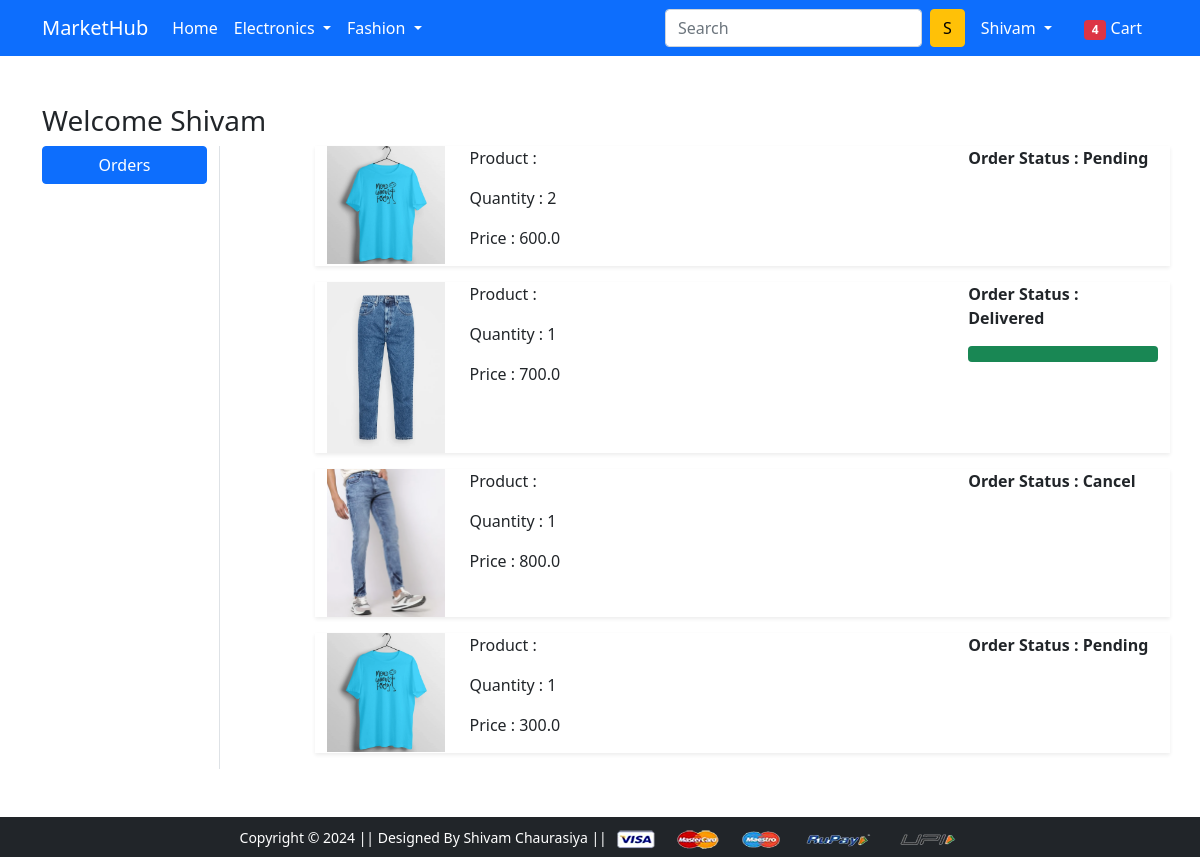
Screenshot of /orders/ (signed in) with the database file from the repository.
### app/models.py (models this page shows, shortened)
class OrderPlaced(models.Model):
    user=models.ForeignKey(User, on_delete=models.CASCADE)
    customer=models.ForeignKey(Customer, on_delete=models.CASCADE)
    product=models.ForeignKey(Product, on_delete=models.CASCADE)
    quantity=models.PositiveIntegerField(default=1)
    ordered_date=models.DateTimeField(auto_now_add=True)
    status=models.CharField(max_length=50,choices=STATUS_CHOICES,default='Pending')
    @property
    def total_cost(self):
        return self.quantity * self.product.selling_price

class Product(models.Model):
    title=models.CharField(max_length=100)
    selling_price=models.FloatField()
    discounted_price=models.FloatField()
    description=models.TextField()
    brand=models.CharField(max_length=100)
    category=models.CharField(choices=CATEGORY_CHOICES, max_length=2)
    product_image=models.ImageField(upload_to='productimg')

### app/views.py (the view)
# urls.py: path('orders/', views.orders, name='orders'),
@login_required
def orders(request):
    op = OrderPlaced.objects.filter(user=request.user)
    return render(request, 'app/orders.html', {'order_placed':op})

### app/templates/app/orders.html (shortened to what this page needs)
{% extends 'app/base.html' %} {% load static %} {% block title %}Orders{% endblock title %} {% block main-content %}
<div class="container my-5">
    <div class="row">
        <h3>Welcome
            <span class="text-capitalize">{{request.user}}</span>
        </h3>
        <div class="col-sm-2 border-end">
            <ul class="list-unstyled">
                <li class="d-grid">
                    <a href="{% url 'orders' %}" class="btn btn-primary">Orders</a>
                </li>
            </ul>
        </div>
        <div class="col-sm-9 offset-sm-1">
            {% for op in order_placed %}
            <div class="row shadow-sm mb-3">
                <div class="col-sm-2">
                    <img src="{{op.product.product_image.url}}" alt="" srcset="" class="img-fluid" height="150" width="150">
                </div>
                <div class="col-sm-7">
                    <p>Product : {{op.product.titel}}</p>
                    <p>Quantity : {{op.quantity}}</p>
                    <p>Price : {{op.total_cost}}</p>
                </div>
                <div class="col-sm-3 fw-bold">
                    <p>Order Status : {{op.status}}</p>
                    {% if op.status == 'Delivered' %}
                    <div class="progress">
                        <div class="progress-bar bg-success" role="progressbar" style="width: 100%;" aria-valuenow="100" aria-valuemin="0" aria-valuemax="100">
                        </div>
                    </div>
                    {% endif %}
                </div>
            </div>
            {% endfor %}
        </div>
    </div>
</div>
{% endblock main-content %}

### app/templates/app/base.html (shortened to what this page needs)
<!doctype html> {% load static %}
<html lang="en">
<head>
    <link href="https://cdn.jsdelivr.net/npm/bootstrap@5.0.0-beta1/dist/css/bootstrap.min.css" rel="stylesheet"
>
    <link rel="stylesheet" href="{% static 'app/css/owl.carousel.min.css' %}">
    <link rel="stylesheet" href="{% static 'app/css/all.min.css' %}">
    <link rel="stylesheet" href="{% static 'app/css/style.css' %}">
</head>
<body>
    <nav class="navbar navbar-expand-lg navbar-dark bg-primary">
        <div class="container">
            <a class="navbar-brand" href="/">MarketHub</a>
            <div class="collapse navbar-collapse" id="navbarSupportedContent">
                <ul class="navbar-nav me-auto mb-2 mb-lg-0">
                    <li class="nav-item">
                        <a class="nav-link active" aria-current="page" href="/">Home</a>
                    </li>
                    <li class="nav-item dropdown">
                        <a class="nav-link dropdown-toggle text-white" href="#" id="electronicsDropdown" role="button"
                            data-bs-toggle="dropdown" aria-expanded="false">
                            Electronics
                        </a>
                    </li>
                    <li class="nav-item dropdown">
                        <a class="nav-link dropdown-toggle text-white" href="#" id="fashionDropdown" role="button"
                            data-bs-toggle="dropdown" aria-expanded="false">
                            Fashion
                        </a>
                    </li>
                </ul>
                <form class="d-flex">
                    <input class="form-control me-2" type="search" placeholder="Search" aria-label="Search">
                    <button class="btn btn-warning" type="submit">S</button>
                </form>
                <div>
                    <ul class="navbar-nav me-auto mb-2 mb-lg-0">
                        {% if request.user.is_authenticated %}
                        <li class="nav-item dropdown mx-2">
                            <a class="nav-link dropdown-toggle text-white" href="#" id="profileDropdown" role="button"
                                data-bs-toggle="dropdown" aria-expanded="false">
                                {{request.user.username | capfirst}}
                            </a>
                        </li>
                        <li class="nav-item mx-2">
                            <a href="{% url 'showcart' %}" class="nav-link text-white"><span
                                    class="badge bg-danger">4</span> Cart </a>
                        </li>
                        {% endif %}
                    </ul>
                </div>
            </div>
        </div>
    </nav>
    {% block main-content %} {% endblock main-content %}
    <footer class="container-fluid bg-dark text-center p-2 mt-5">
        <small class="text-white">Copyright &copy; 2024 || Designed By Shivam Chaurasiya || </small>
        <img src="{% static 'app/images/payment.png' %}" alt="" srcset="" class="img-fluid" height="2px">
    </footer>
</body>
</html>

### rows the page displays
OrderPlaced: product.product_image (picture), quantity "2", total_cost "600.0", status "Pending"
OrderPlaced: product.product_image (picture), quantity "1", total_cost "700.0", status "Delivered"
OrderPlaced: product.product_image (picture), quantity "1", total_cost "800.0", status "Cancel"
OrderPlaced: product.product_image (picture), quantity "1", total_cost "300.0", status "Pending"

### other values shown
{{ request.user.username | capfirst }} "Shivam"
{{ request.user }} "Shivam"
